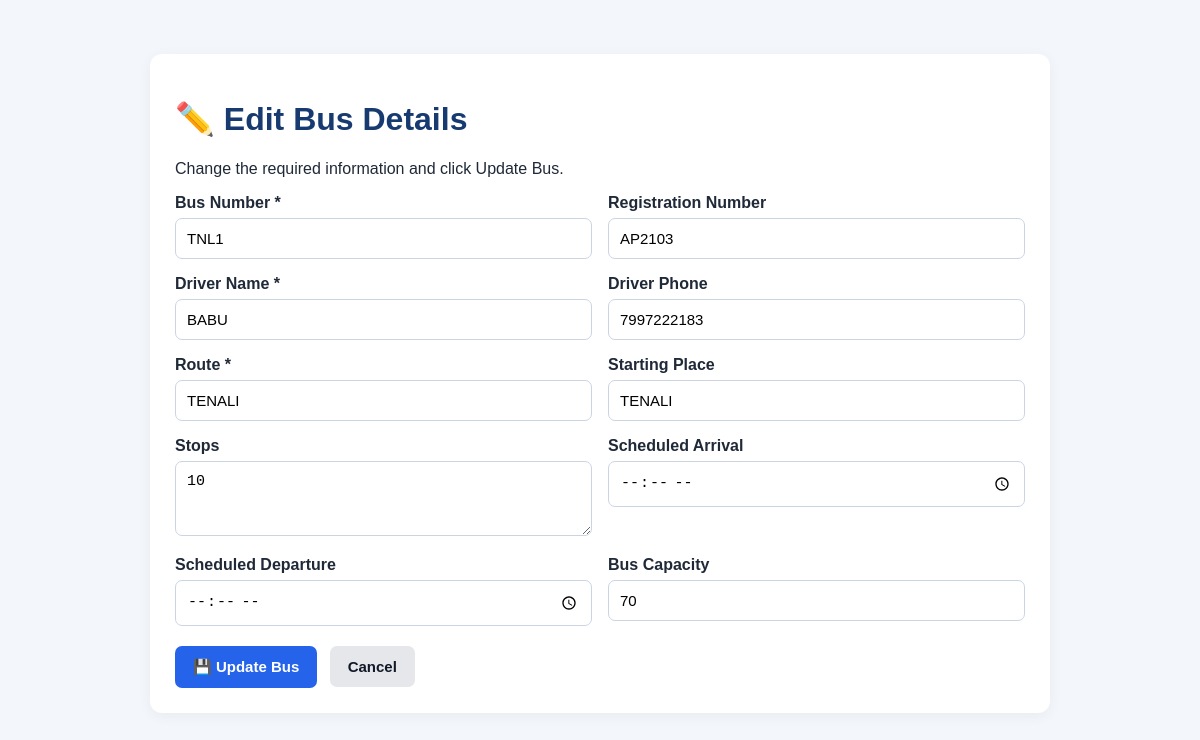
Screenshot of /edit_bus/1 with the database file from the repository.
### tables this page shows
CREATE TABLE bus_management (
            id INTEGER PRIMARY KEY AUTOINCREMENT,
            record_type TEXT NOT NULL,
            bus_number TEXT NOT NULL,
            registration_number TEXT,
            driver_name TEXT,
            driver_phone TEXT,
            route TEXT,
            starting_place TEXT,
            stops TEXT,
            scheduled_arrival TEXT,
            scheduled_departure TEXT,
            capacity INTEGER,
            event TEXT,
            event_time TEXT
        );

### app.py (the view, shortened to what this page needs)
@app.route("/edit_bus/<int:bus_id>", methods=["GET", "POST"])
def edit_bus(bus_id):
    conn = get_db()
    bus = conn.execute("""
        SELECT * FROM bus_management
        WHERE id = ? AND record_type = 'BUS'
    """, (bus_id,)).fetchone()
    if bus is None:
        conn.close()
        flash("Bus record not found.", "error")
        return redirect(url_for("home"))
    conn.close()
    return render_template("edit_bus.html", bus=bus)

### app.py (called while the page is built)
def get_db():
    conn = sqlite3.connect(DATABASE)
    conn.row_factory = sqlite3.Row
    return conn

### templates/edit_bus.html (shortened to what this page needs)
<!DOCTYPE html>
<html lang="en">
<head>
</head>
<body>
<div class="card">
    <h1>✏️ Edit Bus Details</h1>
    <p>Change the required information and click Update Bus.</p>
    <form method="POST">
        <div class="grid">
            <div>
                <label>Bus Number *</label>
                <input name="bus_number"
                       value="{{ bus['bus_number'] }}"
                       required>
            </div>
            <div>
                <label>Registration Number</label>
                <input name="registration_number"
                       value="{{ bus['registration_number'] or '' }}">
            </div>
            <div>
                <label>Driver Name *</label>
                <input name="driver_name"
                       value="{{ bus['driver_name'] }}"
                       required>
            </div>
            <div>
                <label>Driver Phone</label>
                <input name="driver_phone"
                       type="tel"
                       value="{{ bus['driver_phone'] or '' }}">
            </div>
            <div>
                <label>Route *</label>
                <input name="route"
                       value="{{ bus['route'] }}"
                       required>
            </div>
            <div>
                <label>Starting Place</label>
                <input name="starting_place"
                       value="{{ bus['starting_place'] or '' }}">
            </div>
            <div>
                <label>Stops</label>
                <textarea name="stops" rows="3">{{ bus['stops'] or '' }}</textarea>
            </div>
            <div>
                <label>Scheduled Arrival</label>
                <input name="scheduled_arrival"
                       type="time"
                       value="{{ bus['scheduled_arrival'] or '' }}">
            </div>
            <div>
                <label>Scheduled Departure</label>
                <input name="scheduled_departure"
                       type="time"
                       value="{{ bus['scheduled_departure'] or '' }}">
            </div>
            <div>
                <label>Bus Capacity</label>
                <input name="capacity"
                       type="number"
                       min="0"
                       value="{{ bus['capacity'] or 0 }}">
            </div>
        </div>
        <button type="submit">💾 Update Bus</button>
        <a class="back" href="{{ url_for('home') }}">Cancel</a>
    </form>
</div>
</body>
</html>

### templates/edit_bus.html (style rules this page uses)
* { box-sizing: border-box; }
body { margin: 0; padding: 24px; font-family: Arial, sans-serif; background: #f3f6fb; color: #1f2937; }
.card { max-width: 900px; margin: 30px auto; padding: 25px; background: white; border-radius: 12px; box-shadow: 0 3px 14px #0000000d; }
h1 { color: #173b70; }
.grid { display: grid; grid-template-columns: repeat(2, minmax(0, 1fr)); gap: 16px; }
label { display: block; font-weight: bold; margin-bottom: 6px; }
input, textarea { width: 100%; padding: 11px; border: 1px solid #cbd5e1; border-radius: 7px; font-size: 15px; }
button, .back { display: inline-block; margin-top: 20px; padding: 12px 18px; border: none; border-radius: 7px; font-size: 15px; font-weight: bold; text-decoration: none; cursor: pointer; }
button { background: #2563eb; color: white; }
.back { background: #e5e7eb; color: #111827; margin-left: 8px; }

### rows the page displays
bus_management: bus_number "TNL1", registration_number "AP2103", driver_name "BABU", driver_phone "7997222183", route "TENALI", starting_place "TENALI", stops "10", capacity "70"
